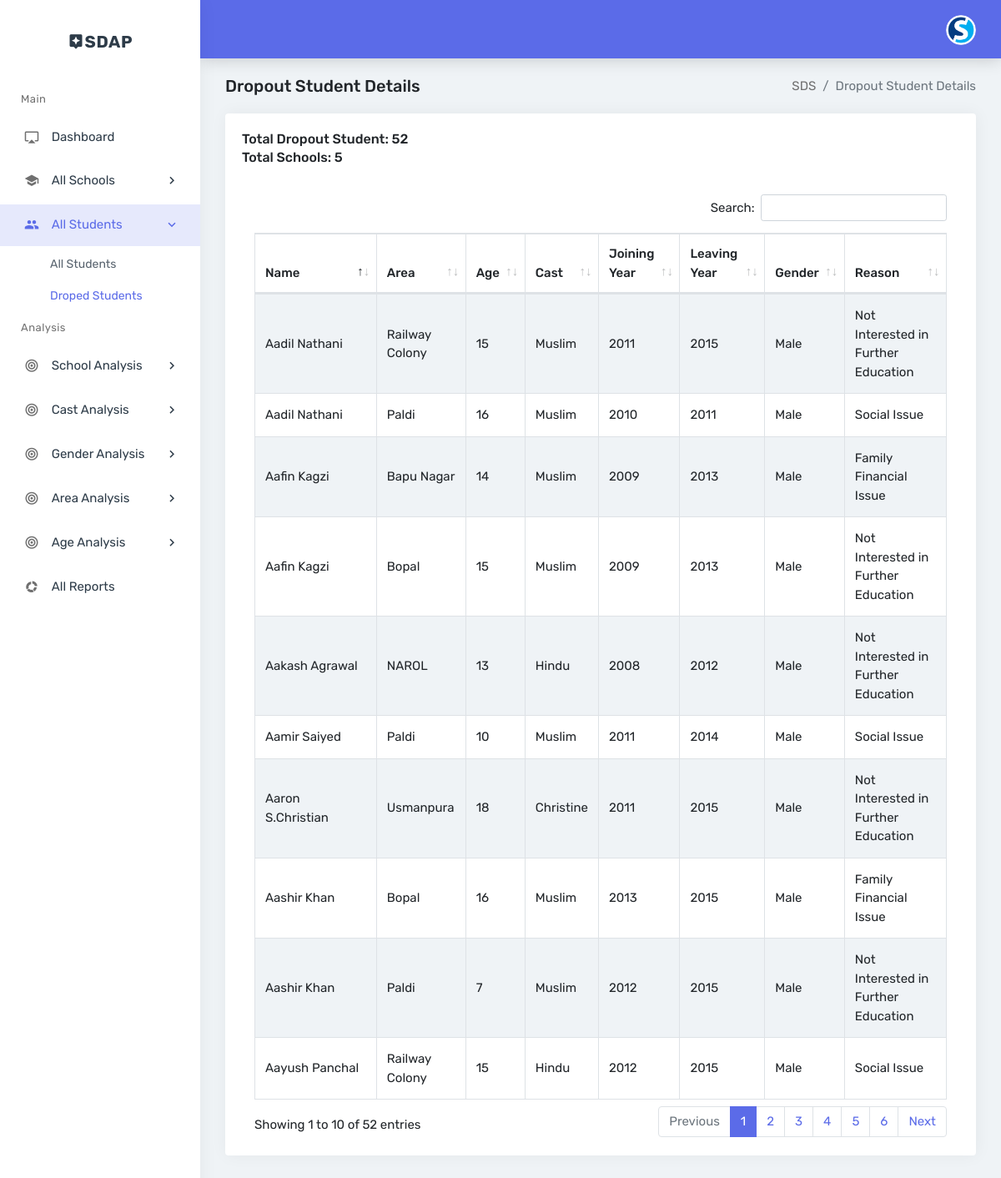
Page /admin/dstudent.php (signed in) on the committed database.
### tables this page shows
CREATE TABLE `dropout_details` (
  `drop_id` int(10) NOT NULL,
  `name` varchar(30) DEFAULT NULL,
  `f_name` varchar(30) DEFAULT NULL,
  `street` varchar(30) DEFAULT NULL,
  `area` varchar(30) DEFAULT NULL,
  `city` varchar(30) DEFAULT NULL,
  `state` varchar(30) DEFAULT NULL,
  `pincode` int(10) DEFAULT NULL,
  `day` int(5) DEFAULT NULL,
  `month` varchar(20) DEFAULT NULL,
  `year` year(4) DEFAULT NULL,
  `cast` varchar(20) DEFAULT NULL,
  `gender` varchar(10) DEFAULT NULL,
  `std` varchar(50) DEFAULT NULL,
  `jyear` year(4) DEFAULT NULL,
  `lyear` year(4) DEFAULT NULL,
  `reason` varchar(200) DEFAULT NULL,
  `aadher_number` bigint(15) DEFAULT NULL,
  `school_id` int(10) DEFAULT NULL
);

### admin/dstudent.php (the view, shortened to what this page needs)
<?php
include("../connection.php");
?>
<!DOCTYPE html>
<html>
<head>
        <link href="assets/plugins/morris/morris.css" rel="stylesheet">
        <link href="assets/css/bootstrap.min.css" rel="stylesheet" type="text/css">
        <link href="assets/css/icons.css" rel="stylesheet" type="text/css">
        <link href="assets/css/style.css" rel="stylesheet" type="text/css">
        <link href="assets/plugins/datatables/dataTables.bootstrap4.min.css" rel="stylesheet" type="text/css" />
        <link href="assets/plugins/datatables/buttons.bootstrap4.min.css" rel="stylesheet" type="text/css" />
        <link href="assets/plugins/datatables/responsive.bootstrap4.min.css" rel="stylesheet" type="text/css" />
    </head>
    <body class="fixed-left">
        <div id="wrapper">
            <div class="left side-menu">
                <div class="topbar-left">
                    <div class="text-center">
                        <a href="index.php" class="logo"><i class="mdi mdi-assistant"></i>SDAP</a>
                    </div>
                </div>
                <div class="sidebar-inner slimscrollleft">
                    <div id="sidebar-menu">
                        <ul>
                            <li class="menu-title">Main</li>
                            <li>
                                <a href="index.php" class="waves-effect">
                                    <i class="mdi mdi-airplay"></i>
                                    <span> Dashboard <span class="badge badge-pill badge-primary float-right"></span></span>
                                </a>
                            </li>
                            <li class="has_sub">
                                <a href="javascript:void(0);" class="waves-effect"><i class="mdi mdi-school"></i> <span>All Schools </span> <span class="float-right"><i class="mdi mdi-chevron-right"></i></span></a>
                            </li>
                             <li class="has_sub">
                                <a href="javascript:void(0);" class="waves-effect"><i class="mdi mdi-account-multiple"></i> <span>All Students </span> <span class="float-right"><i class="mdi mdi-chevron-right"></i></span></a>
                                <ul class="list-unstyled">
                                    <li><a href="student.php">All Students</a></li>
                                    <li><a href="dstudent.php">Droped Students</a></li>
                                </ul>
                            </li>
                            <li class="menu-title">Analysis</li>
                                   <li class="has_sub">
                                <a href="javascript:void(0);" class="waves-effect"><i class="mdi mdi-bullseye"></i> <span> School Analysis </span> <span class="float-right"><i class="mdi mdi-chevron-right"></i></span></a>
                            </li>
			<li class="has_sub">
                                <a href="javascript:void(0);" class="waves-effect"><i class="mdi mdi-bullseye"></i> <span> Cast Analysis </span> <span class="float-right"><i class="mdi mdi-chevron-right"></i></span></a>
                            </li>
			<li class="has_sub">
                                <a href="javascript:void(0);" class="waves-effect"><i class="mdi mdi-bullseye"></i> <span> Gender Analysis </span> <span class="float-right"><i class="mdi mdi-chevron-right"></i></span></a>
                            </li>
			    <li class="has_sub">
                                <a href="javascript:void(0);" class="waves-effect"><i class="mdi mdi-bullseye"></i> <span> Area Analysis </span> <span class="float-right"><i class="mdi mdi-chevron-right"></i></span></a>
                            </li>
			    <li class="has_sub">
                                <a href="javascript:void(0);" class="waves-effect"><i class="mdi mdi-bullseye"></i> <span> Age Analysis </span> <span class="float-right"><i class="mdi mdi-chevron-right"></i></span></a>
                            </li>
			<li>
                                <a href="report.php" class="waves-effect">
                                    <i class="mdi mdi-chart-arc"></i>
                                    <span>All Reports <span class="badge badge-pill badge-primary float-right"></span></span>
                                </a>
                            </li>
                        </ul>
                    </div>
                </div>
            </div>
            <div class="content-page">
                <div class="content">
                    <div class="topbar">
                        <nav class="navbar-custom">
                           <ul class="list-inline float-right mb-0">
                                <li class="list-inline-item dropdown notification-list">
                                    <a class="nav-link dropdown-toggle arrow-none waves-effect nav-user" data-toggle="dropdown" href="#" role="button"
                                       aria-haspopup="false" aria-expanded="false">
                                        <img src="assets/images/sdap.png" alt="user" class="rounded-circle">
                                    </a>
                                </li>
                            </ul>
                            <div class="clearfix"></div>
                        </nav>
                    </div>
                    <div class="page-content-wrapper ">
                        <div class="container-fluid">
                            <div class="row">
                                <div class="col-sm-12">
                                    <div class="page-title-box">
                                        <div class="btn-group float-right">
                                            <ol class="breadcrumb hide-phone p-0 m-0">
                                                <li class="breadcrumb-item"><a href="#">SDS</a></li>
                                                <li class="breadcrumb-item active">Dropout Student Details</li>
                                            </ol>
                                        </div>
                                        <h4 class="page-title">Dropout Student Details</h4>
                                    </div>
                                </div>
                            </div>
			    <?php
				$sql2 = "select count(*) from dropout_details";
				$result2 = mysqli_query($conn,$sql2);
				$row = mysqli_fetch_array($result2);
				$total = $row[0];
				$sql3 = "select count(distinct school_id) from dropout_details";
				$result3 = mysqli_query($conn,$sql3);
				$row1 = mysqli_fetch_array($result3);
				$total1 = $row1[0];
			?>
			 <div class="row">
                                <div class="col-12">
                                    <div class="card m-b-30">
                                        <div class="card-body">
                                            <h4 class="mt-0 header-title"><?php echo "Total Dropout Student:"." ".$total."<br> "."Total Schools:"." ".$total1.""; ?></h4> <br>
                                            <table id="datatable-buttons" class="table table-striped table-bordered" cellspacing="0" width="100%">
                                               <thead>
                                                <tr>
                                                    <th>Name</th>
                                                    <th>Area</th>
                                                    <th>Age</th>
					<th>Cast</th>
					<th>Joining Year</th>
					<th>Leaving Year</th>
					<th>Gender</th>
					<th>Reason</th>
                                                </tr>
                                                </thead>
                                                <tbody>
                                                <?php
                                                include("../connection.php");
						$sql = "select * from dropout_details";
						$result = mysqli_query($conn,$sql);
						while($row=mysqli_fetch_array($result))
						{
							extract($row);
							$dd = "$year"."-"."$month"."-"."$day";
							$dateOfBirth = $dd;
							$today = date("Y-m-d");
							$diff = date_diff(date_create($dateOfBirth), date_create($today));
							$age =  $diff->format('%y');
							echo "<tr>";
							echo "<td> $name </td>";
							echo "<td> $area </td>";
							echo "<td> $age </td>";
							echo "<td> $cast </td>";
							echo "<td> $jyear </td>";
							echo "<td> $lyear </td>";
							echo "<td> $gender </td>";
							echo "<td> $reason </td>";
							echo "</tr>";
						}
					?>
                                                </tbody>
                                            </table>
                                        </div>
                                    </div>
                                </div>
                            </div>
    </body>
</html>

### admin/assets/css/style.css (style rules this page uses)
body { background: #eff3f6; font-family: "Rubik", sans-serif; margin: 0; font-size: 15px; }
html { overflow-x: hidden; position: relative; min-height: 100%; background: #eff3f6; }
h1, h2, h3, h4, h5, h6 { margin: 10px 0; }
h4 { line-height: 22px; }
* { outline: none !important; }
#wrapper { height: 100%; overflow: hidden; width: 100%; }
.breadcrumb { background-color: transparent; margin-bottom: 15px; margin-top: 5px; }
.p-0 { padding: 0; }
.m-0 { margin: 0; }
.m-b-30 { margin-bottom: 30px; }
.header-title { font-size: 16px; }
.waves-effect { position: relative; cursor: pointer; display: inline-block; overflow: hidden; -webkit-user-select: none; -moz-user-select: none; -ms-user-select: none; user-select: none; -webkit-tap-highlight-color: transparent; vertical-align: middle; z-index: 1; will-change: opacity, transform; -webkit-transition: all 0.3s ease-out; -moz-transition: all 0.3s ease-out; -o-transition: all 0.3s ease-out; -ms-transition: all 0.3s ease-out; transition: all 0.3s ease-out; }
.card { border: none; box-shadow: 1px 0px 20px rgba(0, 0, 0, 0.05); }
.table { margin-bottom: 10px; }
th { font-weight: 500; }
.table > tbody > tr > td, .table > tfoot > tr > td, .table > thead > tr > td { padding: 14px 12px; vertical-align: middle; }
.table-hover tbody tr:hover, .table-striped tbody tr:nth-of-type(odd), .thead-default th { background-color: #eff3f6; }
.logo { color: #2d3b48 !important; font-size: 20px; font-weight: 700; letter-spacing: .03em; line-height: 100px; text-transform: uppercase; }
.has_sub.nav-active i.mdi-chevron-right:before { content: "\F140"; }
.navbar-custom { background-color: #5b6be8; border: none; margin: -20px -25px 0 -25px; box-shadow: 1px 0px 20px rgba(0, 0, 0, 0.2); }
.notification-list { margin: 0 !important; }
.notification-list .nav-link { padding: 0 15px; line-height: 70px; }
.nav-user { margin: 0 15px 0 0; }
.nav-user img { height: 36px; width: 36px; }
.arrow-none:after { border: none; margin: 0; display: none; }
.menu-title { padding: 12px 25px !important; letter-spacing: .035em; pointer-events: none; cursor: default; font-size: 13px; color: #707070; }
.side-menu { bottom: 0; top: 0; width: 240px; -webkit-transition: all 0.4s ease-in-out; -moz-transition: all 0.4s ease-in-out; -o-transition: all 0.4s ease-in-out; transition: all 0.4s ease-in-out; background: #ffffff; position: absolute; z-index: 99; box-shadow: 1px 0px 20px rgba(0, 0, 0, 0.05); }
body.fixed-left .side-menu.left { bottom: 50px; height: 100%; margin-bottom: -70px; margin-top: 0; padding-bottom: 70px; position: fixed; }
.content-page { margin-left: 240px; overflow: hidden; min-height: 500px; }
.content-page > .content { margin-bottom: 63px; padding: 20px 25px 0 25px; -webkit-transition: all 0.4s ease-in-out; -moz-transition: all 0.4s ease-in-out; -o-transition: all 0.4s ease-in-out; transition: all 0.4s ease-in-out; }
.page-content-wrapper { margin: 0 -10px; }
.sidebar-inner { height: 100%; }
#sidebar-menu, #sidebar-menu ul, #sidebar-menu li, #sidebar-menu a { border: 0; font-weight: normal; line-height: 1; list-style: none; margin: 0; padding: 0; position: relative; text-decoration: none; }
#sidebar-menu { background-color: #ffffff; padding-bottom: 50px; width: 100%; }
#sidebar-menu ul ul { display: none; }
#sidebar-menu ul ul li { border-top: 0; }
#sidebar-menu ul ul li.active a { color: #5b6be8; }
#sidebar-menu ul ul a { color: rgba(45, 59, 72, 0.8); display: block; padding: 12px 25px 12px 60px; font-size: 14px; }
#sidebar-menu > ul > li > a { color: #2d3b48; display: block; padding: 16px 25px; margin: 3px 0; background-color: #ffffff; }
#sidebar-menu > ul > li > a span i { font-size: 18px; line-height: 16px; }
#sidebar-menu > ul > li.nav-active > a { background-color: #eff3f6; }
#sidebar-menu > ul > li > a > span { vertical-align: middle; }
#sidebar-menu > ul > li > a > i { display: inline-block; font-size: 18px; line-height: 17px; margin-left: 3px; margin-right: 10px; text-align: center; vertical-align: middle; width: 20px; color: #707070; }
#sidebar-menu > ul > li > a.active { color: #5b6be8; background-color: rgba(91, 107, 232, 0.15); }
#sidebar-menu > ul > li > a.active i { color: #5b6be8; }
#sidebar-menu > ul > li.nav-active > ul { display: block; }
.page-title-box { padding: 22px 0; }
.page-title-box .page-title { font-size: 20px; margin-bottom: 0; margin-top: 0; }
.page-title-box .breadcrumb .breadcrumb-item a { color: #707070; }

### rows in the picture
dropout_details: name "Aaron S.Christian", area "Usmanpura", age "18", cast "Christine", jyear "2011", lyear "2015", gender "Male", reason "Not Interested in Further Education"
dropout_details: name "Aashir Khan", area "Bopal", age "16", cast "Muslim", jyear "2013", lyear "2015", gender "Male", reason "Family Financial Issue"
dropout_details: name "Aakash Agrawal", area "NAROL", age "13", cast "Hindu", jyear "2008", lyear "2012", gender "Male", reason "Not Interested in Further Education"
dropout_details: name "Aayush Panchal", area "Railway Colony", age "15", cast "Hindu", jyear "2012", lyear "2015", gender "Male", reason "Social Issue"
dropout_details: name "Aafin Kagzi", area "Bapu Nagar", age "14", cast "Muslim", jyear "2009", lyear "2013", gender "Male", reason "Family Financial Issue"
dropout_details: name "Aamir Saiyed", area "Paldi", age "10", cast "Muslim", jyear "2011", lyear "2014", gender "Male", reason "Social Issue"
dropout_details: name "Aashir Khan", area "Paldi", age "7", cast "Muslim", jyear "2012", lyear "2015", gender "Male", reason "Not Interested in Further Education"
dropout_details: name "Aadil Nathani", area "Railway Colony", age "15", cast "Muslim", jyear "2011", lyear "2015", gender "Male", reason "Not Interested in Further Education"
dropout_details: name "Aadil Nathani", area "Paldi", age "16", cast "Muslim", jyear "2010", lyear "2011", gender "Male", reason "Social Issue"
dropout_details: name "Aafin Kagzi", area "Bopal", age "15", cast "Muslim", jyear "2009", lyear "2013", gender "Male", reason "Not Interested in Further Education"

### other values in the picture
$total "52"
$total1 "5"
